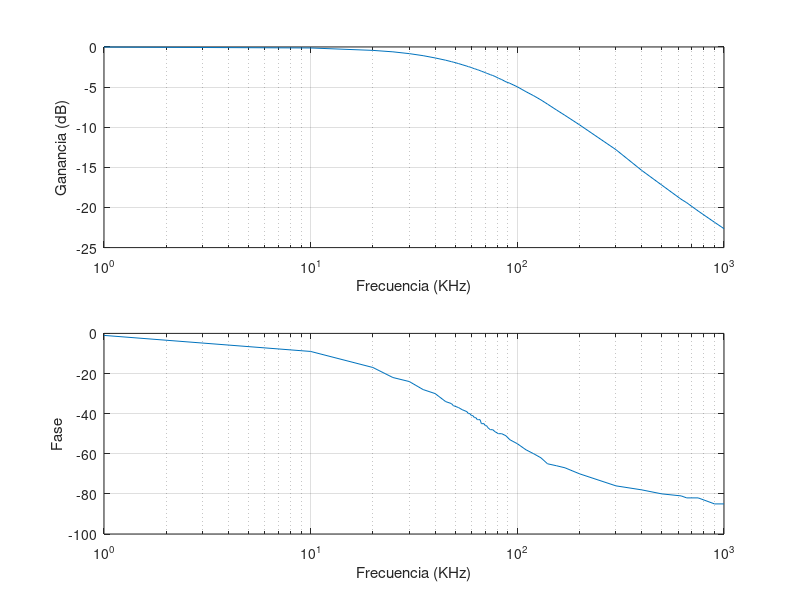

Here is the MATLAB script that generated this plot:
close all;
clear all;
datos=csvread('bode.csv');
ganancia=datos(:,3)./datos(:,2);
ganancia=20*log10(ganancia);
fase=datos(:,4);
frecuencia=datos(:,1);

figure;

subplot(2,1,1);
semilogx(frecuencia,ganancia)
hold on;
grid on;
xlabel('Frecuencia (KHz)');
ylabel('Ganancia (dB)');

subplot(2,1,2);
semilogx(frecuencia,fase)
grid on;
xlabel('Frecuencia (KHz)');
ylabel('Fase');
